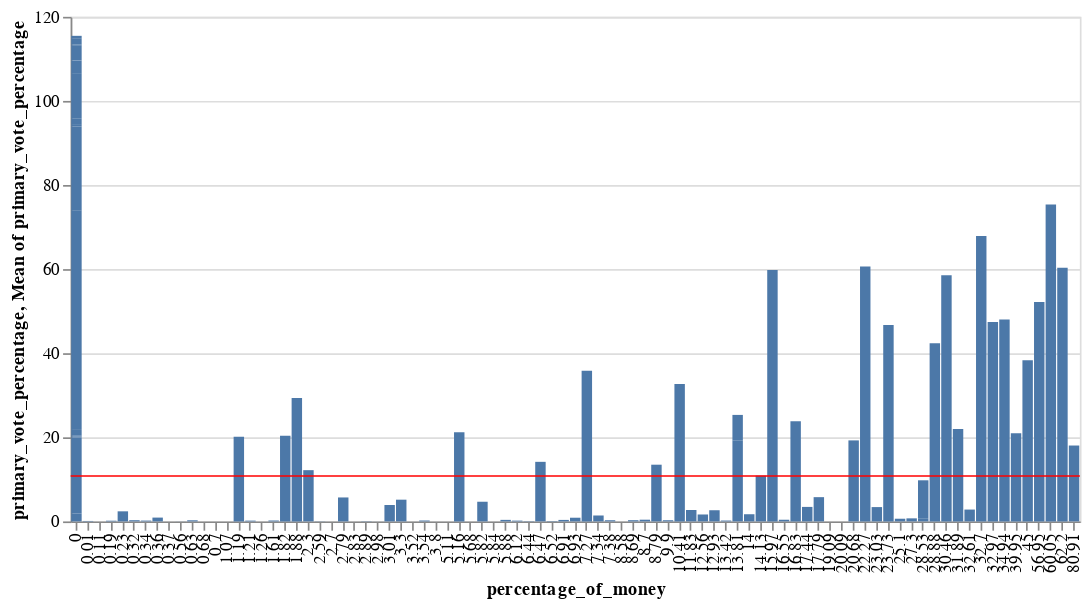

The code cell stored with this chart in its notebook:
### Code cell
import altair as alt

s = data[['primary_vote_percentage', 'percentage_of_money']]

bar = alt.Chart(s).mark_bar().encode(
    x='percentage_of_money:O',
    y='primary_vote_percentage:Q'
)

rule = alt.Chart(s).mark_rule(color='red').encode(
    y='mean(primary_vote_percentage):Q'
)

(bar + rule).properties(width=600)

### Figure 1 — Vega-Lite specification as saved in the notebook (floating-point values rounded to 4 significant figures)
{"config": {"view": {"continuousWidth": 400, "continuousHeight": 300}}, "layer": [{"mark": "bar", "encoding": {"x": {"field": "percentage_of_money", "type": "ordinal"}, "y": {"field": "primary_vote_percentage", "type": "quantitative"}}}, {"mark": {"type": "rule", "color": "red"}, "encoding": {"y": {"aggregate": "mean", "field": "primary_vote_percentage", "type": "quantitative"}}}], "data": {"name": "data-66775ac9fb0170fdd22dacf4a4764dcc"}, "width": 600, "$schema": "https://vega.github.io/schema/vega-lite/v4.17.0.json", "datasets": {"data-66775ac9fb0170fdd22dacf4a4764dcc": [{"primary_vote_percentage": 23.81, "percentage_of_money": 16.83}, {"primary_vote_percentage": 0.0, "percentage_of_money": 0.68}, {"primary_vote_percentage": 0.76, "percentage_of_money": 28.53}, {"primary_vote_percentage": 0.64, "percentage_of_money": 25.1}, {"primary_vote_percentage": 0.06, "percentage_of_money": 2.89}, {"primary_vote_percentage": 59.79, "percentage_of_money": 15.97}, {"primary_vote_percentage": 1.41, "percentage_of_money": 7.34}, {"primary_vote_percentage": 12.19, "percentage_of_money": 2.3}, {"primary_vote_percentage": 0.0, "percentage_of_money": 0.0}, {"primary_vote_percentage": 0.2, "percentage_of_money": 0.34}, {"primary_vote_percentage": 0.19, "percentage_of_money": 6.12}, {"primary_vote_percentage": 1.85, "percentage_of_money": 0.0}, {"primary_vote_percentage": 0.29, "percentage_of_money": 8.69}, {"primary_vote_percentage": 18.09, "percentage_of_money": 0.0}, {"primary_vote_percentage": 3.41, "percentage_of_money": 23.03}, {"primary_vote_percentage": 0.28, "percentage_of_money": 9.9}, {"primary_vote_percentage": 38.32, "percentage_of_money": 45.0}, {"primary_vote_percentage": 35.85, "percentage_of_money": 7.27}, {"primary_vote_percentage": 67.9, "percentage_of_money": 32.7}, {"primary_vote_percentage": 19.19, "percentage_of_money": 13.81}, {"primary_vote_percentage": 0.22, "percentage_of_money": 1.61}, {"primary_vote_percentage": 2.72, "percentage_of_money": 11.83}, {"primary_vote_percentage": 0.0, "percentage_of_money": 2.83}, {"primary_vote_percentage": 9.02, "percentage_of_money": 28.53}, {"primary_vote_percentage": 0.41, "percentage_of_money": 8.7}, {"primary_vote_percentage": 0.01, "percentage_of_money": 0.0}, {"primary_vote_percentage": 0.0, "percentage_of_money": 1.26}, {"primary_vote_percentage": 0.13, "percentage_of_money": 0.0}, {"primary_vote_percentage": 0.36, "percentage_of_money": 6.91}, {"primary_vote_percentage": 6.14, "percentage_of_money": 13.81}, {"primary_vote_percentage": 0.11, "percentage_of_money": 0.0}, {"primary_vote_percentage": 1.65, "percentage_of_money": 12.56}, {"primary_vote_percentage": 42.37, "percentage_of_money": 28.88}, {"primary_vote_percentage": 13.49, "percentage_of_money": 8.79}, {"primary_vote_percentage": 29.34, "percentage_of_money": 1.88}, {"primary_vote_percentage": 0.19, "percentage_of_money": 0.0}, {"primary_vote_percentage": 4.68, "percentage_of_money": 5.82}, {"primary_vote_percentage": 0.0, "percentage_of_money": 20.09}, {"primary_vote_percentage": 1.58, "percentage_of_money": 0.0}, {"primary_vote_percentage": 51.91, "percentage_of_money": 0.0}, {"primary_vote_percentage": 0.0, "percentage_of_money": 19.09}, {"primary_vote_percentage": 20.08, "percentage_of_money": 0.0}, {"primary_vote_percentage": 0.54, "percentage_of_money": 0.0}, {"primary_vote_percentage": 18.05, "percentage_of_money": 80.91}, {"primary_vote_percentage": 1.39, "percentage_of_money": 0.0}, {"primary_vote_percentage": 0.29, "percentage_of_money": 0.32}, {"primary_vote_percentage": 0.0, "percentage_of_money": 3.8}, {"primary_vote_percentage": 3.45, "percentage_of_money": 17.44}, {"primary_vote_percentage": 10.55, "percentage_of_money": 0.0}, {"primary_vote_percentage": 58.53, "percentage_of_money": 30.46}, {"primary_vote_percentage": 0.73, "percentage_of_money": 27.3}, {"primary_vote_percentage": 0.0, "percentage_of_money": 8.58}, {"primary_vote_percentage": 21.23, "percentage_of_money": 5.16}, {"primary_vote_percentage": 3.13, "percentage_of_money": 0.0}, {"primary_vote_percentage": 0.88, "percentage_of_money": 6.93}, {"primary_vote_percentage": 0.0, "percentage_of_money": 5.68}, {"primary_vote_percentage": 0.0, "percentage_of_money": 2.7}, {"primary_vote_percentage": 5.17, "percentage_of_money": 3.3}, {"primary_vote_percentage": 0.91, "percentage_of_money": 0.36}, {"primary_vote_percentage": 0.0, "percentage_of_money": 5.84}, {"primary_vote_percentage": 32.7, "percentage_of_money": 10.41}, {"primary_vote_percentage": 60.33, "percentage_of_money": 62.2}, {"primary_vote_percentage": 0.37, "percentage_of_money": 5.88}, {"primary_vote_percentage": 0.0, "percentage_of_money": 0.11}, {"primary_vote_percentage": 0.11, "percentage_of_money": 0.0}, {"primary_vote_percentage": 0.0, "percentage_of_money": 3.52}, {"primary_vote_percentage": 20.94, "percentage_of_money": 39.95}, {"primary_vote_percentage": 75.39, "percentage_of_money": 60.05}, {"primary_vote_percentage": 1.71, "percentage_of_money": 14.0}, {"primary_vote_percentage": 2.4, "percentage_of_money": 0.23}, {"primary_vote_percentage": 0.4, "percentage_of_money": 16.55}, {"primary_vote_percentage": 0.0, "percentage_of_money": 0.37}, {"primary_vote_percentage": 3.9, "percentage_of_money": 3.01}, {"primary_vote_percentage": 60.65, "percentage_of_money": 22.27}, {"primary_vote_percentage": 5.77, "percentage_of_money": 17.79}, {"primary_vote_percentage": 19.27, "percentage_of_money": 20.68}, {"primary_vote_percentage": 3.44, "percentage_of_money": 0.0}, {"primary_vote_percentage": 0.0, "percentage_of_money": 5.11}, {"primary_vote_percentage": 0.19, "percentage_of_money": 1.21}, {"primary_vote_percentage": 5.7, "percentage_of_money": 2.79}, {"primary_vote_percentage": 22.0, "percentage_of_money": 31.89}, {"primary_vote_percentage": 0.01, "percentage_of_money": 2.98}, {"primary_vote_percentage": 2.82, "percentage_of_money": 32.61}, {"primary_vote_percentage": 0.04, "percentage_of_money": 2.59}, {"primary_vote_percentage": 0.0, "percentage_of_money": 0.32}, {"primary_vote_percentage": 0.28, "percentage_of_money": 0.0}, {"primary_vote_percentage": 0.0, "percentage_of_money": 0.7}, {"primary_vote_percentage": 1.38, "percentage_of_money": 0.0}, {"primary_vote_percentage": 20.13, "percentage_of_money": 1.19}, {"primary_vote_percentage": 46.74, "percentage_of_money": 23.73}, {"primary_vote_percentage": 0.22, "percentage_of_money": 3.54}, {"primary_vote_percentage": 47.41, "percentage_of_money": 32.97}, {"primary_vote_percentage": 0.0, "percentage_of_money": 1.07}, {"primary_vote_percentage": 48.0, "percentage_of_money": 34.94}, {"primary_vote_percentage": 0.27, "percentage_of_money": 0.63}, {"primary_vote_percentage": 2.66, "percentage_of_money": 12.93}, {"primary_vote_percentage": 0.11, "percentage_of_money": 0.01}, {"primary_vote_percentage": 0.28, "percentage_of_money": 7.38}, {"primary_vote_percentage": 0.09, "percentage_of_money": 6.52}, {"primary_vote_percentage": 0.17, "percentage_of_money": 0.19}, {"primary_vote_percentage": 20.4, "percentage_of_money": 1.82}, {"primary_vote_percentage": 0.43, "percentage_of_money": 0.0}, {"primary_vote_percentage": 0.02, "percentage_of_money": 0.56}, {"primary_vote_percentage": 14.17, "percentage_of_money": 6.47}, {"primary_vote_percentage": 10.89, "percentage_of_money": 14.13}, {"primary_vote_percentage": 52.17, "percentage_of_money": 56.95}, {"primary_vote_percentage": 0.21, "percentage_of_money": 13.42}, {"primary_vote_percentage": 0.28, "percentage_of_money": 0.0}, {"primary_vote_percentage": 0.07, "percentage_of_money": 6.44}]}}
